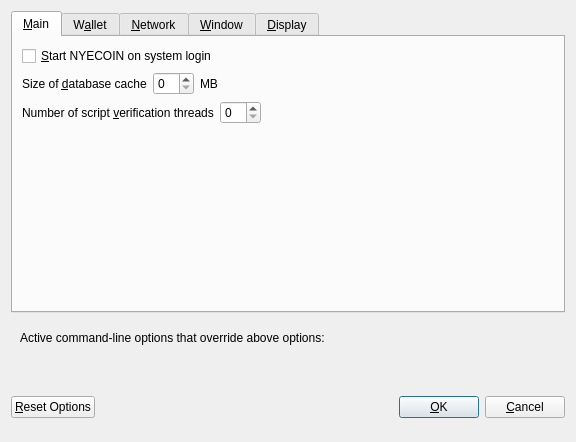
<?xml version="1.0" encoding="UTF-8"?>
<ui version="4.0">
 <class>OptionsDialog</class>
 <widget class="QDialog" name="OptionsDialog">
  <property name="geometry">
   <rect>
    <x>0</x>
    <y>0</y>
    <width>576</width>
    <height>442</height>
   </rect>
  </property>
  <property name="windowTitle">
   <string>Options</string>
  </property>
  <property name="modal">
   <bool>true</bool>
  </property>
  <layout class="QVBoxLayout" name="verticalLayout">
   <item>
    <widget class="QTabWidget" name="tabWidget">
     <property name="currentIndex">
      <number>0</number>
     </property>
     <widget class="QWidget" name="tabMain">
      <attribute name="title">
       <string>&amp;Main</string>
      </attribute>
      <layout class="QVBoxLayout" name="verticalLayout_Main">
       <item>
        <widget class="QCheckBox" name="bitcoinAtStartup">
         <property name="toolTip">
          <string>Automatically start NYECOIN after logging in to the system.</string>
         </property>
         <property name="text">
          <string>&amp;Start NYECOIN on system login</string>
         </property>
        </widget>
       </item>
       <item>
        <layout class="QHBoxLayout" name="horizontalLayout_2_Main">
         <item>
          <widget class="QLabel" name="databaseCacheLabel">
           <property name="text">
            <string>Size of &amp;database cache</string>
           </property>
           <property name="textFormat">
            <enum>Qt::PlainText</enum>
           </property>
           <property name="buddy">
            <cstring>databaseCache</cstring>
           </property>
          </widget>
         </item>
         <item>
          <widget class="QSpinBox" name="databaseCache"/>
         </item>
         <item>
          <widget class="QLabel" name="databaseCacheUnitLabel">
           <property name="text">
            <string>MB</string>
           </property>
           <property name="textFormat">
            <enum>Qt::PlainText</enum>
           </property>
          </widget>
         </item>
         <item>
          <spacer name="horizontalSpacer_2_Main">
           <property name="orientation">
            <enum>Qt::Horizontal</enum>
           </property>
           <property name="sizeHint" stdset="0">
            <size>
             <width>40</width>
             <height>20</height>
            </size>
           </property>
          </spacer>
         </item>
        </layout>
       </item>
       <item>
        <layout class="QHBoxLayout" name="horizontalLayout_3_Main">
         <item>
          <widget class="QLabel" name="threadsScriptVerifLabel">
           <property name="text">
            <string>Number of script &amp;verification threads</string>
           </property>
           <property name="textFormat">
            <enum>Qt::PlainText</enum>
           </property>
           <property name="buddy">
            <cstring>threadsScriptVerif</cstring>
           </property>
          </widget>
         </item>
         <item>
          <widget class="QSpinBox" name="threadsScriptVerif">
           <property name="toolTip">
            <string>(0 = auto, &lt;0 = leave that many cores free)</string>
           </property>
          </widget>
         </item>
         <item>
          <spacer name="horizontalSpacer_3_Main">
           <property name="orientation">
            <enum>Qt::Horizontal</enum>
           </property>
           <property name="sizeHint" stdset="0">
            <size>
             <width>40</width>
             <height>20</height>
            </size>
           </property>
          </spacer>
         </item>
        </layout>
       </item>
       <item>
        <spacer name="verticalSpacer_2">
         <property name="orientation">
          <enum>Qt::Vertical</enum>
         </property>
         <property name="sizeHint" stdset="0">
          <size>
           <width>20</width>
           <height>40</height>
          </size>
         </property>
        </spacer>
       </item>
      </layout>
     </widget>
     <widget class="QWidget" name="tabWallet">
      <attribute name="title">
       <string>W&amp;allet</string>
      </attribute>
      <layout class="QVBoxLayout" name="verticalLayout_Wallet">
       <item>
        <layout class="QHBoxLayout" name="horizontalLayout_2_Wallet">
         <item>
          <widget class="QLabel" name="labelStakeSplitThresholdText">
           <property name="text">
            <string>Stake split threshold:</string>
           </property>
          </widget>
         </item>
         <item>
          <widget class="QSpinBox" name="spinBoxStakeSplitThreshold">
           <property name="minimum">
            <number>1</number>
           </property>
           <property name="maximum">
            <number>999999</number>
           </property>
          </widget>
         </item>
        </layout>
       </item>
       <item>
        <widget class="QGroupBox" name="groupBox">
         <property name="title">
          <string>Expert</string>
         </property>
         <layout class="QVBoxLayout" name="verticalLayout_2">
          <item>
           <widget class="QCheckBox" name="coinControlFeatures">
            <property name="toolTip">
             <string>Whether to show coin control features or not.</string>
            </property>
            <property name="text">
             <string>Enable coin &amp;control features</string>
            </property>
           </widget>
          </item>
          <item>
           <widget class="QCheckBox" name="showMasternodesTab">
            <property name="toolTip">
             <string>Show additional tab listing all your masternodes in first sub-tab&lt;br/&gt;and all masternodes on the network in second sub-tab.</string>
            </property>
            <property name="text">
             <string>Show Masternodes Tab</string>
            </property>
           </widget>
          </item>
          <item>
           <widget class="QCheckBox" name="spendZeroConfChange">
            <property name="toolTip">
             <string>If you disable the spending of unconfirmed change, the change from a transaction&lt;br/&gt;cannot be used until that transaction has at least one confirmation.&lt;br/&gt;This also affects how your balance is computed.</string>
            </property>
            <property name="text">
             <string>&amp;Spend unconfirmed change</string>
            </property>
           </widget>
          </item>
         </layout>
        </widget>
       </item>
       <item>
        <spacer name="verticalSpacer_Wallet">
         <property name="orientation">
          <enum>Qt::Vertical</enum>
         </property>
         <property name="sizeHint" stdset="0">
          <size>
           <width>20</width>
           <height>40</height>
          </size>
         </property>
        </spacer>
       </item>
      </layout>
     </widget>
     <widget class="QWidget" name="tabNetwork">
      <attribute name="title">
       <string>&amp;Network</string>
      </attribute>
      <layout class="QVBoxLayout" name="verticalLayout_Network">
       <item>
        <widget class="QCheckBox" name="mapPortUpnp">
         <property name="toolTip">
          <string>Automatically open the NYECOIN client port on the router. This only works when your router supports UPnP and it is enabled.</string>
         </property>
         <property name="text">
          <string>Map port using &amp;UPnP</string>
         </property>
        </widget>
       </item>
       <item>
        <widget class="QCheckBox" name="allowIncoming">
         <property name="toolTip">
          <string>Accept connections from outside</string>
         </property>
         <property name="text">
          <string>Allow incoming connections</string>
         </property>
        </widget>
       </item>
       <item>
        <widget class="QCheckBox" name="connectSocks">
         <property name="toolTip">
          <string>Connect to the NYECOIN network through a SOCKS5 proxy.</string>
         </property>
         <property name="text">
          <string>&amp;Connect through SOCKS5 proxy (default proxy):</string>
         </property>
        </widget>
       </item>
       <item>
        <layout class="QHBoxLayout" name="horizontalLayout_1_Network">
         <item>
          <widget class="QLabel" name="proxyIpLabel">
           <property name="text">
            <string>Proxy &amp;IP:</string>
           </property>
           <property name="textFormat">
            <enum>Qt::PlainText</enum>
           </property>
           <property name="buddy">
            <cstring>proxyIp</cstring>
           </property>
          </widget>
         </item>
         <item>
          <widget class="QValidatedLineEdit" name="proxyIp">
           <property name="minimumSize">
            <size>
             <width>140</width>
             <height>0</height>
            </size>
           </property>
           <property name="maximumSize">
            <size>
             <width>140</width>
             <height>16777215</height>
            </size>
           </property>
           <property name="toolTip">
            <string>IP address of the proxy (e.g. IPv4: 127.0.0.1 / IPv6: ::1)</string>
           </property>
          </widget>
         </item>
         <item>
          <widget class="QLabel" name="proxyPortLabel">
           <property name="text">
            <string>&amp;Port:</string>
           </property>
           <property name="textFormat">
            <enum>Qt::PlainText</enum>
           </property>
           <property name="buddy">
            <cstring>proxyPort</cstring>
           </property>
          </widget>
         </item>
         <item>
          <widget class="QLineEdit" name="proxyPort">
           <property name="minimumSize">
            <size>
             <width>55</width>
             <height>0</height>
            </size>
           </property>
           <property name="maximumSize">
            <size>
             <width>55</width>
             <height>16777215</height>
            </size>
           </property>
           <property name="toolTip">
            <string>Port of the proxy (e.g. 9050)</string>
           </property>
          </widget>
         </item>
         <item>
          <spacer name="horizontalSpacer_1_Network">
           <property name="orientation">
            <enum>Qt::Horizontal</enum>
           </property>
           <property name="sizeHint" stdset="0">
            <size>
             <width>40</width>
             <height>20</height>
            </size>
           </property>
          </spacer>
         </item>
        </layout>
       </item>
       <item>
        <spacer name="verticalSpacer_Network">
         <property name="orientation">
          <enum>Qt::Vertical</enum>
         </property>
         <property name="sizeHint" stdset="0">
          <size>
           <width>20</width>
           <height>40</height>
          </size>
         </property>
        </spacer>
       </item>
      </layout>
     </widget>
     <widget class="QWidget" name="tabWindow">
      <attribute name="title">
       <string>&amp;Window</string>
      </attribute>
      <layout class="QVBoxLayout" name="verticalLayout_Window">
       <item>
        <widget class="QCheckBox" name="minimizeToTray">
         <property name="toolTip">
          <string>Show only a tray icon after minimizing the window.</string>
         </property>
         <property name="text">
          <string>&amp;Minimize to the tray instead of the taskbar</string>
         </property>
        </widget>
       </item>
       <item>
        <widget class="QCheckBox" name="minimizeOnClose">
         <property name="toolTip">
          <string>Minimize instead of exit the application when the window is closed. When this option is enabled, the application will be closed only after selecting Quit in the menu.</string>
         </property>
         <property name="text">
          <string>M&amp;inimize on close</string>
         </property>
        </widget>
       </item>
       <item>
        <spacer name="verticalSpacer_Window">
         <property name="orientation">
          <enum>Qt::Vertical</enum>
         </property>
         <property name="sizeHint" stdset="0">
          <size>
           <width>20</width>
           <height>40</height>
          </size>
         </property>
        </spacer>
       </item>
      </layout>
     </widget>
     <widget class="QWidget" name="tabDisplay">
      <attribute name="title">
       <string>&amp;Display</string>
      </attribute>
      <layout class="QVBoxLayout" name="verticalLayout_Display">
       <item>
        <layout class="QHBoxLayout" name="horizontalLayout_1_Display">
         <item>
          <widget class="QLabel" name="langLabel">
           <property name="text">
            <string>User Interface &amp;language:</string>
           </property>
           <property name="textFormat">
            <enum>Qt::PlainText</enum>
           </property>
           <property name="buddy">
            <cstring>lang</cstring>
           </property>
          </widget>
         </item>
         <item>
          <widget class="QValueComboBox" name="lang">
           <property name="toolTip">
            <string>The user interface language can be set here. This setting will take effect after restarting NYECOIN.</string>
           </property>
          </widget>
         </item>
        </layout>
       </item>
       <item>
        <widget class="Line" name="line">
         <property name="orientation">
          <enum>Qt::Horizontal</enum>
         </property>
        </widget>
       </item>
       <item>
        <layout class="QHBoxLayout" name="horizontalLayout_2_Display">
         <item>
          <widget class="QLabel" name="unitLabel">
           <property name="text">
            <string>&amp;Unit to show amounts in:</string>
           </property>
           <property name="textFormat">
            <enum>Qt::PlainText</enum>
           </property>
           <property name="buddy">
            <cstring>unit</cstring>
           </property>
          </widget>
         </item>
         <item>
          <widget class="QValueComboBox" name="unit">
           <property name="toolTip">
            <string>Choose the default subdivision unit to show in the interface and when sending coins.</string>
           </property>
          </widget>
         </item>
        </layout>
       </item>
       <item>
        <layout class="QHBoxLayout" name="horizontalLayout_5_Display">
         <item>
          <widget class="QLabel" name="digitsLabel">
           <property name="text">
            <string>Decimal digits</string>
           </property>
          </widget>
         </item>
         <item>
          <widget class="QValueComboBox" name="digits"/>
         </item>
        </layout>
       </item>
       <item>
        <layout class="QHBoxLayout" name="horizontalLayout_3_Display">
         <item>
          <widget class="QLabel" name="thirdPartyTxUrlsLabel">
           <property name="toolTip">
            <string>Third party URLs (e.g. a block explorer) that appear in the transactions tab as context menu items. %s in the URL is replaced by transaction hash. Multiple URLs are separated by vertical bar |.</string>
           </property>
           <property name="text">
            <string>Third party transaction URLs</string>
           </property>
           <property name="buddy">
            <cstring>thirdPartyTxUrls</cstring>
           </property>
          </widget>
         </item>
         <item>
          <widget class="QLineEdit" name="thirdPartyTxUrls">
           <property name="toolTip">
            <string>Third party URLs (e.g. a block explorer) that appear in the transactions tab as context menu items. %s in the URL is replaced by transaction hash. Multiple URLs are separated by vertical bar |.</string>
           </property>
          </widget>
         </item>
        </layout>
       </item>
       <item>
        <spacer name="verticalSpacer">
         <property name="orientation">
          <enum>Qt::Vertical</enum>
         </property>
         <property name="sizeHint" stdset="0">
          <size>
           <width>20</width>
           <height>40</height>
          </size>
         </property>
        </spacer>
       </item>
      </layout>
     </widget>
    </widget>
   </item>
   <item>
    <widget class="QFrame" name="frame">
     <layout class="QVBoxLayout" name="verticalLayout_Bottom">
      <item>
       <layout class="QHBoxLayout" name="horizontalLayout_Bottom">
        <item>
         <widget class="QLabel" name="overriddenByCommandLineInfoLabel">
          <property name="text">
           <string>Active command-line options that override above options:</string>
          </property>
          <property name="textFormat">
           <enum>Qt::PlainText</enum>
          </property>
         </widget>
        </item>
        <item>
         <spacer name="horizontalSpacer_Bottom">
          <property name="orientation">
           <enum>Qt::Horizontal</enum>
          </property>
          <property name="sizeHint" stdset="0">
           <size>
            <width>40</width>
            <height>20</height>
           </size>
          </property>
         </spacer>
        </item>
       </layout>
      </item>
      <item>
       <widget class="QLabel" name="overriddenByCommandLineLabel">
        <property name="text">
         <string/>
        </property>
        <property name="textFormat">
         <enum>Qt::PlainText</enum>
        </property>
        <property name="wordWrap">
         <bool>true</bool>
        </property>
       </widget>
      </item>
     </layout>
    </widget>
   </item>
   <item>
    <layout class="QHBoxLayout" name="horizontalLayout_Buttons">
     <item>
      <widget class="QPushButton" name="resetButton">
       <property name="toolTip">
        <string>Reset all client options to default.</string>
       </property>
       <property name="text">
        <string>&amp;Reset Options</string>
       </property>
       <property name="autoDefault">
        <bool>false</bool>
       </property>
      </widget>
     </item>
     <item>
      <spacer name="horizontalSpacer_1">
       <property name="orientation">
        <enum>Qt::Horizontal</enum>
       </property>
       <property name="sizeHint" stdset="0">
        <size>
         <width>40</width>
         <height>48</height>
        </size>
       </property>
      </spacer>
     </item>
     <item>
      <widget class="QLabel" name="statusLabel">
       <property name="minimumSize">
        <size>
         <width>200</width>
         <height>0</height>
        </size>
       </property>
       <property name="font">
        <font>
         <weight>75</weight>
         <bold>true</bold>
        </font>
       </property>
       <property name="text">
        <string/>
       </property>
       <property name="textFormat">
        <enum>Qt::PlainText</enum>
       </property>
       <property name="wordWrap">
        <bool>true</bool>
       </property>
      </widget>
     </item>
     <item>
      <spacer name="horizontalSpacer_2">
       <property name="orientation">
        <enum>Qt::Horizontal</enum>
       </property>
       <property name="sizeHint" stdset="0">
        <size>
         <width>40</width>
         <height>48</height>
        </size>
       </property>
      </spacer>
     </item>
     <item>
      <widget class="QPushButton" name="okButton">
       <property name="text">
        <string>&amp;OK</string>
       </property>
       <property name="autoDefault">
        <bool>false</bool>
       </property>
       <property name="default">
        <bool>true</bool>
       </property>
      </widget>
     </item>
     <item>
      <widget class="QPushButton" name="cancelButton">
       <property name="text">
        <string>&amp;Cancel</string>
       </property>
       <property name="autoDefault">
        <bool>false</bool>
       </property>
      </widget>
     </item>
    </layout>
   </item>
  </layout>
 </widget>
 <customwidgets>
  <customwidget>
   <class>QValidatedLineEdit</class>
   <extends>QLineEdit</extends>
   <header>qvalidatedlineedit.h</header>
  </customwidget>
  <customwidget>
   <class>QValueComboBox</class>
   <extends>QComboBox</extends>
   <header>qvaluecombobox.h</header>
  </customwidget>
 </customwidgets>
 <resources/>
 <connections/>
</ui>
